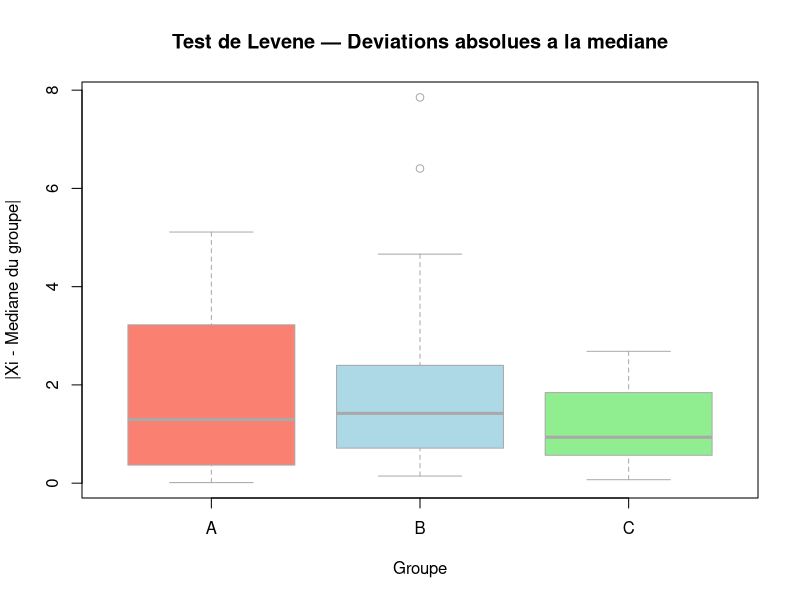

The R source for this figure:
# ============================================================
#   TEST DE LEVENE — aucun package requis
# ============================================================

set.seed(42)
groupe  <- factor(rep(c("A", "B", "C"), each = 30))
valeurs <- c(rnorm(30, 10, 2.0),
             rnorm(30, 12, 2.5),
             rnorm(30, 11, 1.8))
donnees <- data.frame(groupe, valeurs)

# --- TEST MANUEL (base R) ---
groupes    <- levels(groupe)
deviations <- numeric(length(valeurs))

for (g in groupes) {
  idx            <- which(groupe == g)
  med_g          <- median(valeurs[idx])
  deviations[idx] <- abs(valeurs[idx] - med_g)
}

resultat_lev <- oneway.test(deviations ~ groupe, var.equal = TRUE)
print(resultat_lev)

# --- INTERPRÉTATION ---
if (resultat_lev$p.value < 0.05) {
  cat("-> Variances HETEROGENES (p =", round(resultat_lev$p.value, 4), ")\n")
} else {
  cat("-> Variances HOMOGENES (p =", round(resultat_lev$p.value, 4), ")\n")
}

# --- GRAPHIQUE ---
boxplot(deviations ~ groupe,
        main   = "Test de Levene — Deviations absolues a la mediane",
        xlab   = "Groupe",
        ylab   = "|Xi - Mediane du groupe|",
        col    = c("salmon", "lightblue", "lightgreen"),
        border = "darkgray")
